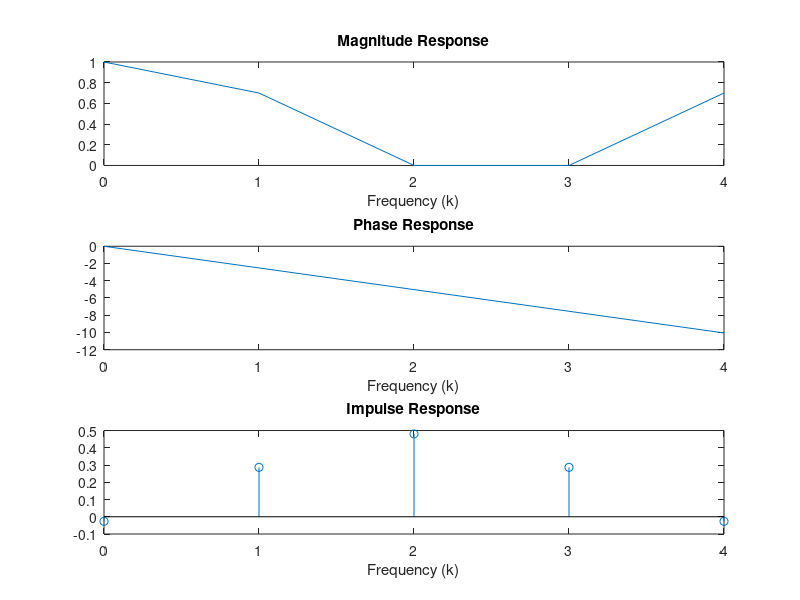
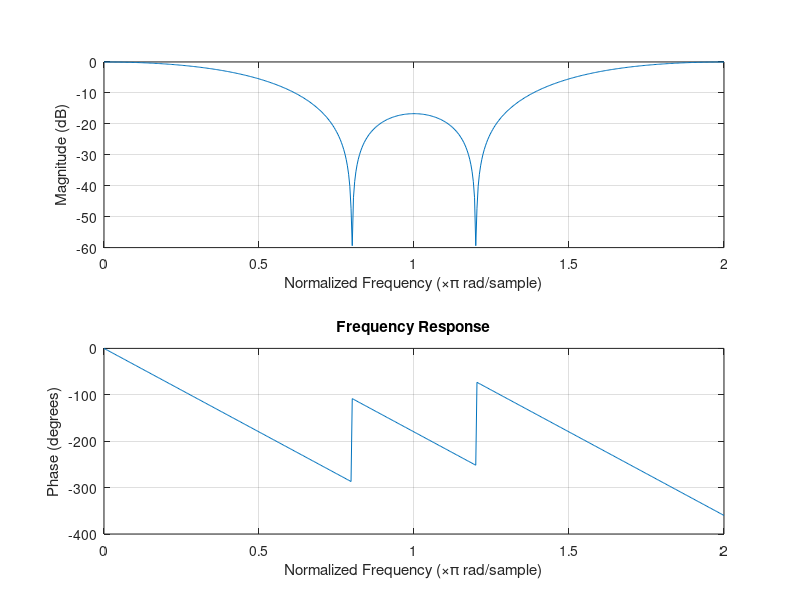

Reproduce these figures in MATLAB, in order.
clc
close all;
clear all;

N = 5; %Length of the filter
wc = pi/5;
dw = 1/5;
tau = (N-1)/2;
k = 0:N-1;
Mag_Hd = [1.0 0.7 0 0 0.7];
Pha_Hd = [-2*pi*dw*tau*k];
Hd = Mag_Hd.*exp(j*Pha_Hd);
h=ifft(Hd);

figure(1)
subplot(3,1,1);
plot(k,Mag_Hd);
title('Magnitude Response');
xlabel('Frequency (k)');

subplot(3,1,2);
plot(k,Pha_Hd);
title('Phase Response');
xlabel('Frequency (k)');

subplot(3,1,3);
stem(k,h);
title('Impulse Response');
xlabel('Frequency (k)');

figure(2)
freqz(h);
title('Frequency Response');

